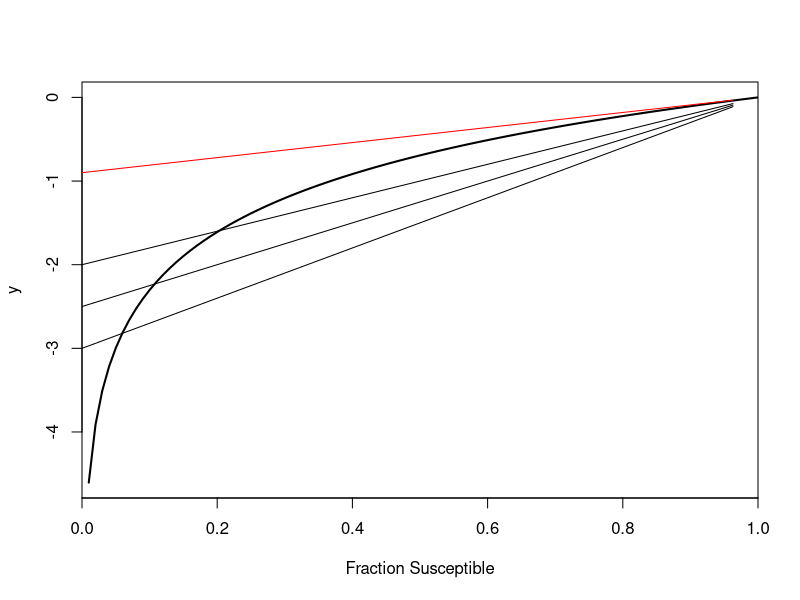
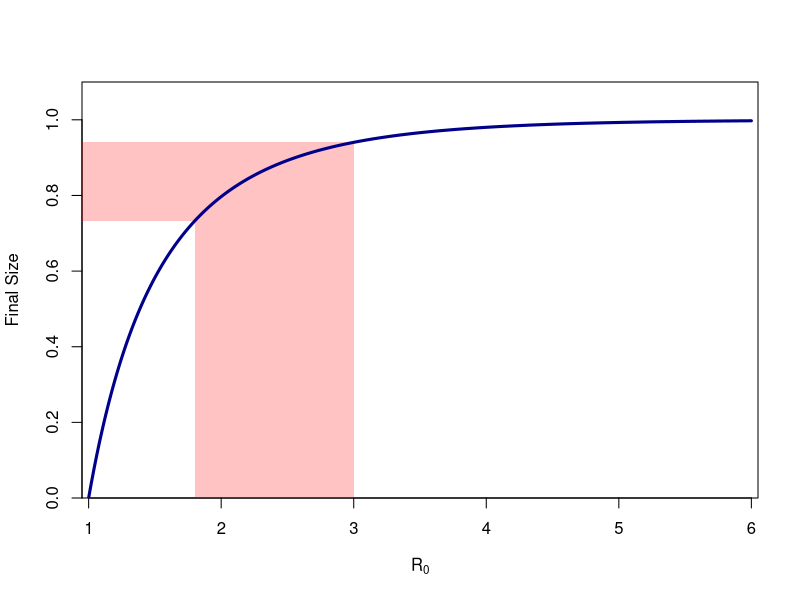
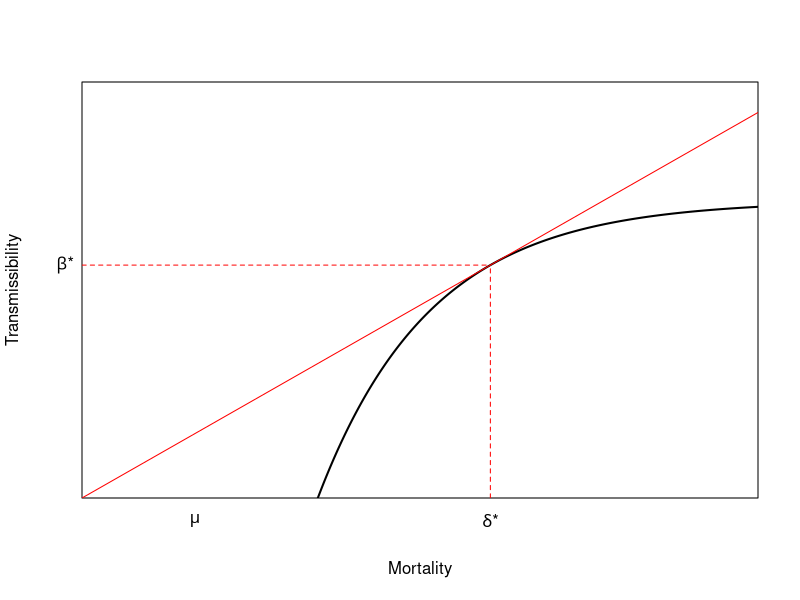
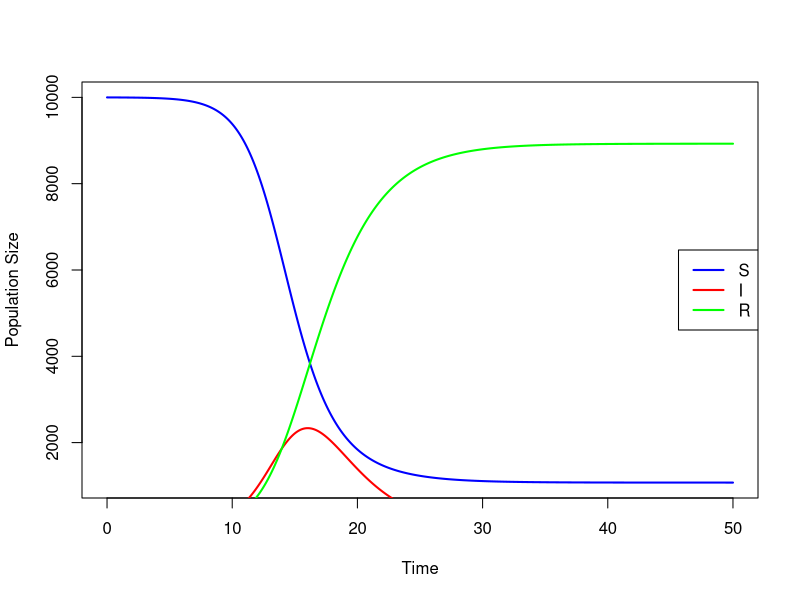
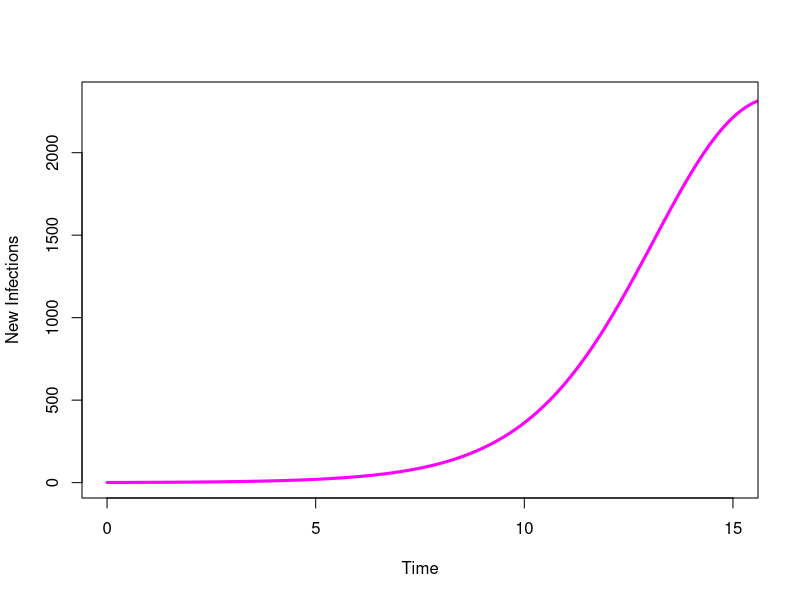
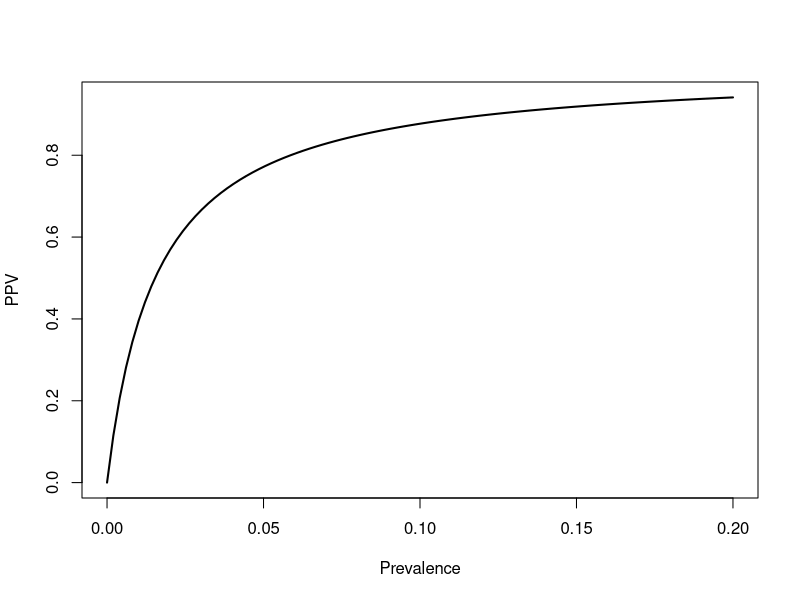
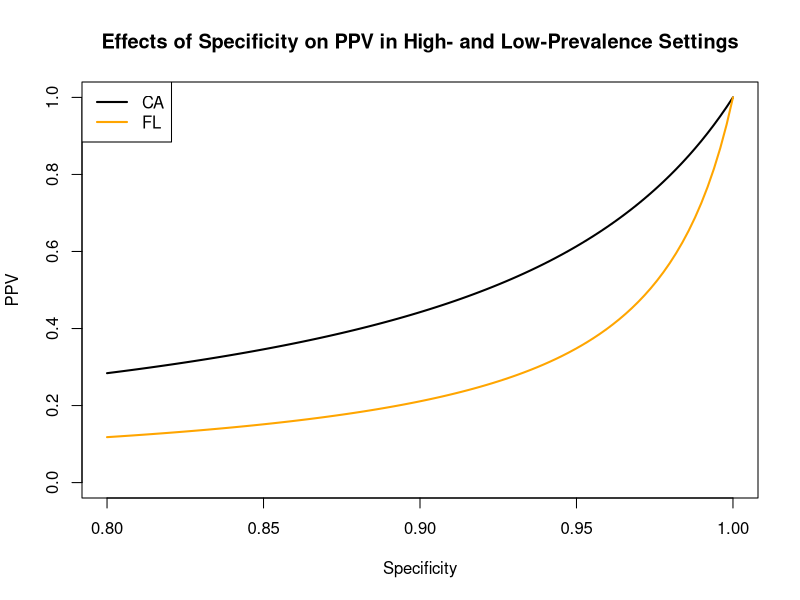

Source code (R) for these figures, in order:
## ---- chunk 1
#| fig-asp: 1
#| label: fig-final
## geometry of final-size equation
curve(log(x), c(0,1), type="l", lwd=2, xaxs="i", xlab="Fraction Susceptible", ylab="y")
curve(2*(x-1), c(0,1), add=TRUE)
curve(2.5*(x-1), c(0,1), add=TRUE)
curve(3*(x-1), c(0,1), add=TRUE)
curve(0.9*(x-1), c(0,1), col="red",add=TRUE)
## ---- chunk 2
#| fig-asp: 1
#| label: fig-finalunc
## final-size curve

fs <- function(ro,s) ro*(s-1) - log(s)
## s=1 always a solution; want interior one

final.size <- function(ro){
  return(1-uniroot(fs,c(0,0.99), ro=ro)$root)
}
## will give an error if R0=1

## redo plot
RR <- seq(1.01,6, length=500)
ff <- rep(NA,500)
for(i in 1:500) ff[i] <- final.size(RR[i])

## Polygons to indicate range of possible final sizes

# vertical
rrange <- c(RR[80],RR[80:200],RR[200])
fsrange <- c(0,ff[80:200],0)
# horizontal
fsrange1 <- c(ff[80],ff[80:200],ff[200])
rrange1 <- c(0.9,RR[80:200],0.9)

plot(c(1,RR), c(0,ff), type="n", 
     xaxs="i", yaxs="i", xlim=c(0.95,6.05), ylim=c(0,1.1),
     xlab=expression(R[0]), ylab="Final Size")
polygon(rrange,fsrange,col=rgb(255,0,0, 60, maxColorValue = 255),
        border=NA)
polygon(rrange1,fsrange1,col=rgb(255,0,0, 60, maxColorValue = 255),
                                 border=NA)
lines(c(1,RR), c(0,ff), lwd=3, col="blue4")
## ---- chunk 3
calc.sens <- function(G){
  ev <- eigen(G)
  lmax <- which(Re(ev$values)==max(Re(ev$values)))
  U <- ev$vectors
  u <- abs(Re(U[,lmax]))
  V <- solve(Conj(U))
  v <- abs(Re(V[lmax,]))
  
  s <- v%o%u
  return(s)
}
## ---- chunk 4
G <- matrix( c(0,122.01,7.47, 0.1992,0,0, 0.1992,0,0), nr=3, nc=3, byrow=TRUE)
# first, what is R_0?
eigen(G)$values
(S <- calc.sens(G))
## ---- chunk 5
calc.elas <- function(G){
  ev <- eigen(G)
  lmax <- which(Re(ev$values)==max(Re(ev$values)))
  R0 <- ev$values[lmax]
  U <- ev$vectors
  u <- abs(Re(U[,lmax]))
  V <- solve(Conj(U))
  v <- abs(Re(V[lmax,]))
  
  s <- v%o%u
  e <- s*G/R0
  return(e)
}

(E <- calc.elas(G))
## ---- chunk 6
G <- matrix( 
  c(0.60,0.10,0.10,0.10,0.10,
    0.20,1.70,0.30,0.20,0.20,
    0.40,0.30,0.50,0.40,0.30,
    0.20,0.10,0.30,0.20,0.10,
    0.10,0.10,0.10,0.10,0.10), nr=5, nc=5,
  byrow=TRUE)

(E <- calc.elas(G))
round(E,2)
## ---- chunk 7
# utility function
make2x2 <- function(a,b,c,d) matrix( c(a,b,c,d), nr=2, nc=2, byrow=TRUE)
# beta matrix: (0.5,, 0.15, 0.05, 0.5)
# population structure is 2/3 low-risk, 1/3 high-risk
# everyone recovers at rate 1/5
(G <- make2x2(0.5*.67, 0.15*0.33, 0.05*0.67, 0.5*0.33)*5)
(E <- calc.elas(G))
## ---- chunk 8
#| fig-asp: 1

x <- seq(0,30,length=500)
# utility function fp> 0 fpp < 0
# turns out that RMarkdown does not handle comments with single quotes 
# fp == deriv of f; fpp == 2nd deriv of f
f <- function(x) {
  0.5 - exp(-0.2*(x-7))
}
# derivative of the utility function
fprime <- function(x) {
  0.2*exp(-0.2*(x-7))
}

# f + fp*(z-x) = 0
# z = x -(f/fp)
# solve for tangency; find the root of this
xinter <- function(x) {
  return(x - f(x)/fprime(x))
}

soln <- uniroot(xinter,c(0,40))

plot(x,f(x), type="l", lwd=2, xaxs="i", yaxs="i",
     axes=FALSE,
     xlab="Mortality",
     ylab="Transmissibility",
     ylim=c(0,0.7))
axis(1,labels=FALSE,tick=FALSE)
axis(2,labels=FALSE,tick=FALSE)
box()
lines(x,(f(soln$root)/soln$root)*x,col="red")
segments(soln$root,0,soln$root,f(soln$root), lty=2, col="red")
segments(0,f(soln$root),soln$root,f(soln$root), lty=2, col="red")
mtext(expression(paste(delta,"*")),1,at=soln$root, padj=1)
mtext(expression(paste(beta,"*")),2,at=f(soln$root),padj=0.5, adj=1.5, las=2)
mtext(expression(mu),1,at=5, padj=1)
## ---- chunk 9
#| fig-asp: 1
#| warning: false
#| message: false
require(deSolve)

## define model equations
sir <- function(t,x,parms){
  S <- x[1]
  I <- x[2]
  R <- x[3]
  with(as.list(parms),
       {
         dS <- -beta*S*I
         dI <- beta*S*I - nu*I
         dR <- nu*I
         res <- c(dS,dI,dR)
         list(res)
       })
}

## integrate
N <- 1e4
parms <- c(N=N,beta=0.0001, nu = 1/2.5)
times <- seq(0,50,0.1)
x0 <- c(N-1,1,0)
stateMatrix <- as.data.frame(lsoda(x0,times,sir,parms))


## plot
colnames(stateMatrix) <- c("time","S","I","R")
plot(stateMatrix[,"time"], stateMatrix[,"S"], type="l", lwd=2, col="blue",
     xlab="Time", ylab="Population Size")
lines(stateMatrix[,"time"], stateMatrix[,"I"], col="red", lwd=2)
lines(stateMatrix[,"time"], stateMatrix[,"R"], col="green", lwd=2)
legend("right", c("S","I","R"), col=c("blue","red","green"), lwd=2)
## ---- chunk 10
#| fig-asp: 1
## Just show the take-off
plot(stateMatrix[,"time"], stateMatrix[,"I"], type="l", lwd=3, col="magenta",
     xlab="Time",
     ylab="New Infections",
     xlim=c(0,15))
## ---- chunk 11
ppv <- function(sens,spec,prev) {
                sens*prev/(sens*prev + (1-spec)*(1-prev))
}
sens <- 0.642
spec <- 0.99
ppv(sens,spec,0.05)
## ---- chunk 12
prev <- seq(0,0.2,,100)
plot(prev,ppv(sens=sens,spec=spec,prev=prev), type="l", lwd=2,
     xlab="Prevalence", ylab="PPV")
## ---- chunk 13
#| fig-asp: 1
spec <- seq(1,0.8,,100)
plot(spec,ppv(sens=sens,spec=spec,prev=0.11), type="l", lwd=2,
     ylim=c(0,1), xlab="Specificity", ylab="PPV")
lines(spec, ppv(sens=sens,spec=spec,prev=0.04), lwd=2, col="orange")
title("Effects of Specificity on PPV in High- and Low-Prevalence Settings")
legend("topleft",c("CA","FL"), lwd=2, col=c("black","orange"))
